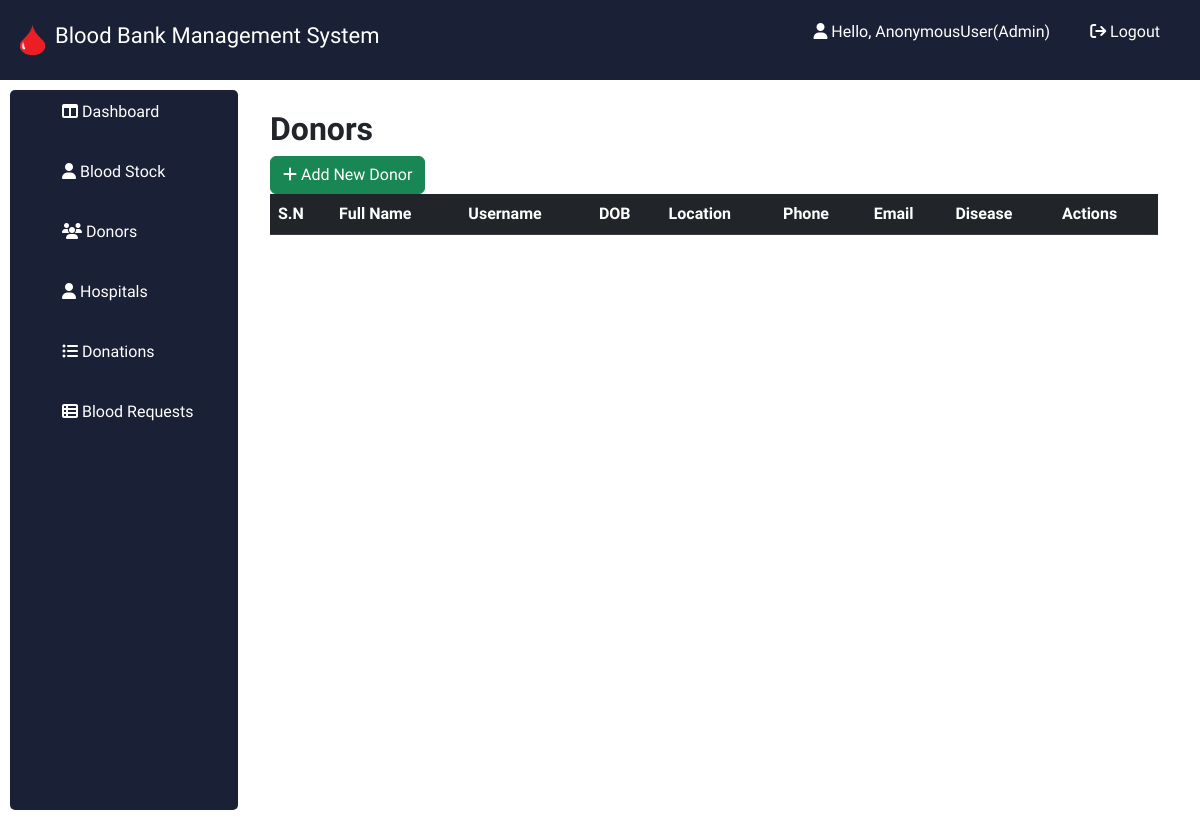
The page /donors/ on the database as committed earlier.
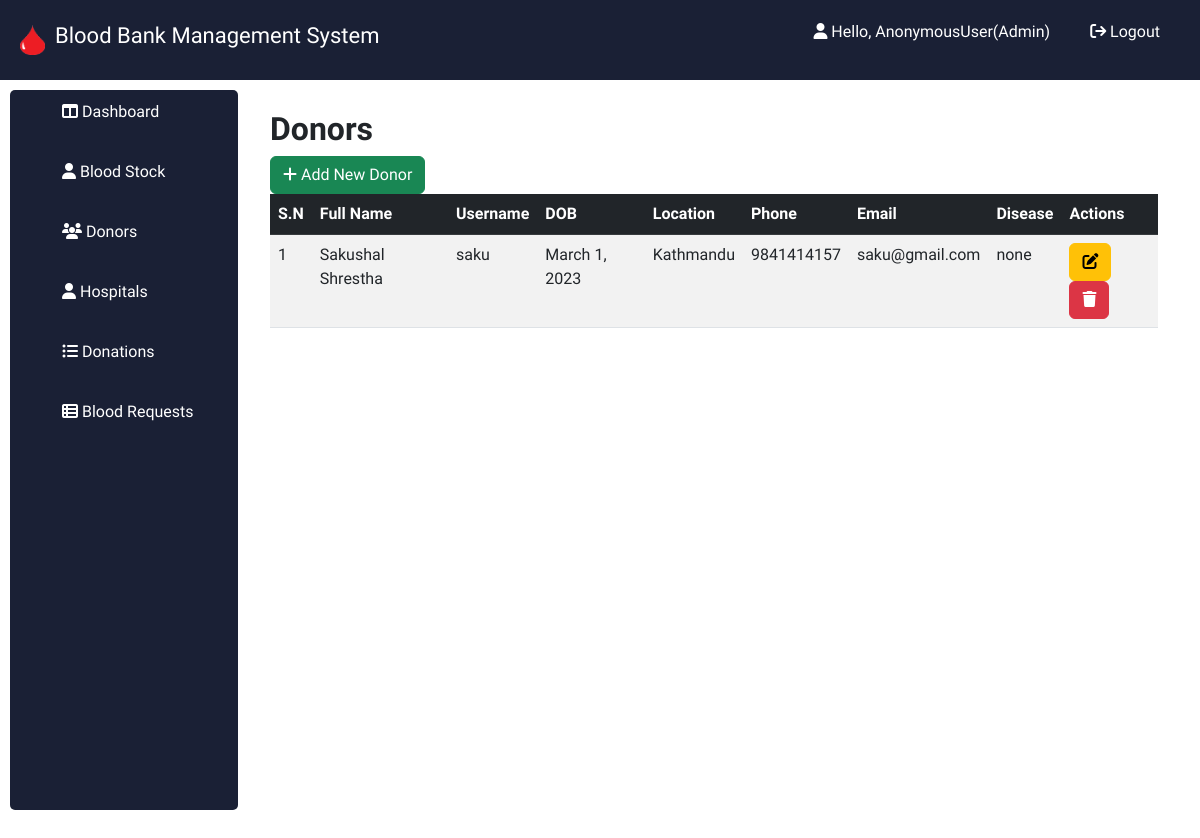
The same page on the database as committed later.
### users/models.py (models this page shows, shortened)
class Donor(models.Model):
    user=models.OneToOneField(User,on_delete=models.CASCADE, blank=True, null=True)
    name = models.CharField(max_length=50)
    bloodgroup=models.CharField(max_length=3)
    dob=models.DateField()
    location = models.CharField(max_length=40)
    mobile = models.CharField(max_length=20, unique=True)
    disease = models.CharField(max_length=100,default="none")
    email = models.CharField(max_length=100, unique=True)
    eligibile = models.BooleanField(default=True, null=True)

### blood/views.py (the view)
# urls.py: path('donors/', donor_view, name='donors'),
def donor_view(request):
    donors = Donor.objects.all()
    context = { 'donors': donors}
    return render(request, 'admin/donor.html', context)

### templates/admin/donor.html (shortened to what this page needs)
{% extends 'admin/admin_base.html' %}
{% block content %}
    <div class="container">
		<div class="table-title">
			<h2><b>Donors</b></h2>
			<a href="#addBloodGroupModal" class="btn btn-success" data-bs-toggle="modal"><i class="fa fa-plus"></i> <span>Add New Donor</span></a>
		</div>
            <table class="table table-striped table-hover">
                <thead class="table-dark">
                    <tr>
                        <th>S.N</th>
                        <th>Full Name</th>
						<th>Username</th>
                        <th>DOB</th>
                        <th>Location</th>
                        <th>Phone</th>
                        <th>Email</th>
                        <th>Disease</th>
                        <th>Actions</th>
                    </tr>
                </thead>
                <tbody>
                    {% for donor in donors %}
                    <tr>
                        <td>{{forloop.counter}}</td>
                        <td>{{donor.name}}</td>
						<td>{{donor.user.username}}</td>
						<td>{{donor.dob}}</td>
						<td>{{donor.location}}</td>
						<td>{{donor.mobile}}</td>
						<td>{{donor.email}}</td>
						<td>{{donor.disease}}</td>
                        <td>
                            <a href="#editBloodGroupModal-{{forloop.counter}}" class="btn btn-warning" data-bs-toggle="modal"><i class="fa fa-edit" data-bs-toggle="tooltip" title="Edit"></i></a>
                            <a href="#deleteBloodGroupModal-{{forloop.counter}}" class="btn btn-danger" data-bs-toggle="modal"><i class="fa fa-trash" data-bs-toggle="tooltip" title="Delete"></i></a>
                        </td>
                    </tr>
					{% endfor %}
                </tbody>
            </table>
        </div>
    </div>
{% endblock %}

### templates/admin/admin_base.html (shortened to what this page needs)
<!DOCTYPE html>
<html lang="en">
<head>
    {% load static %}
    <link rel="stylesheet" href="{% static 'css/style.css' %}">
    <link rel="stylesheet" href="https://cdnjs.cloudflare.com/ajax/libs/font-awesome/6.3.0/css/all.min.css" />
    <link href="https://cdn.jsdelivr.net/npm/bootstrap@5.3.0-alpha1/dist/css/bootstrap.min.css" rel="stylesheet">
</head>
<body>
    <div class="header">
        <div class="logo">
            <img src="/static/images/blood.png" alt="#">
            <h1>Blood Bank Management System</h1>
        </div>
        <ul class="links">
            <li><a href="#"> <i class="fa fa-user"></i> Hello, {{request.user}}(Admin) </a></li>
            <li><a href="{% url 'logout' %}"><i class="fa fa-sign-out" aria-hidden="true"></i> Logout</a></li>
        </ul>
    </div>
    <div class="content">
        <div class="content-left">
            <ul><li><a href="{% url 'admin-dashboard' %}"><i class="fa fa-table-columns"></i> Dashboard</a></li></ul>
            <ul><li><a href="{% url 'blood-stock' %}"><i class="fa fa-user"></i> Blood Stock</a></li></ul>
            <ul><li><a href="{% url 'donors' %}"><i class="fa fa-users"></i> Donors</a></li></ul>
            <ul><li><a href="#"><i class="fa fa-user"></i> Hospitals</a></li></ul>
            <ul><li><a href="#"><i class="fa fa-list-ul"></i></i> Donations</a></li></ul>
            <ul><li><a href="#"><i class="fa fa-table-list"></i> Blood Requests</a></li></ul>
        </div>
        <div class="content-right">
            {% block content %}
            {% endblock content %}
        </div>
</body>
</html>

### static/css/style.css (style rules this page uses)
:root { --red: #D1270A; --dark: #1A2035; }
* { font-family: 'Fira Sans', sans-serif; margin: 0; padding: 0; box-sizing: border-box; }
body { background-color: #f5f5f5; }
.btn { padding: 10px; background-color: lightgreen; font-size: 18px; }
a { text-decoration: none; }
.header { background-color: var(--dark); display: flex; padding: 20px; align-items: center; justify-content: space-between; }
.header .logo { display: flex; gap: 10px; align-items: center; }
.header .logo img { width: 25px; height: 30px; }
.header .logo h1 { color: white; font-size: 22px; }
.links { display: flex; align-items: center; list-style-type: none; }
.links li { padding: 0px 20px; }
.links li a { text-decoration: none; color: white; }
.content { height: 100vh; padding: 10px; display: flex; }
.content-left { height: 90vh; background-color: var(--dark); flex: 2; border-radius: 5px; }
.content-left ul { list-style-type: none; }
.content-left ul li { padding: 10px; }
.content-left ul li a { text-decoration: none; color: white; padding: 10px; }
.content-right { flex: 8; padding: 20px; }

Rows that differ between the two databases and show on the page:
added Donor: name "Sakushal Shrestha", user.username "saku", dob "March 1, 2023", location "Kathmandu", mobile "9841414157", email "saku@gmail.com", disease "none"
